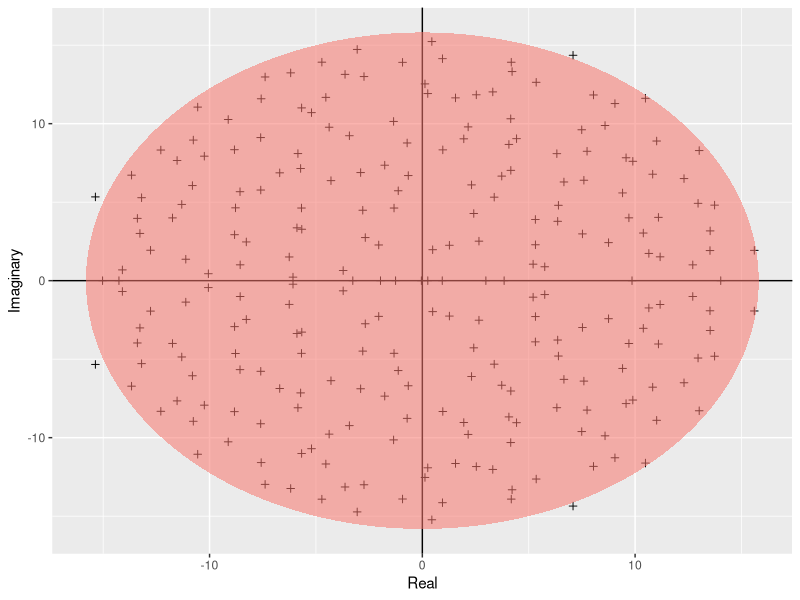
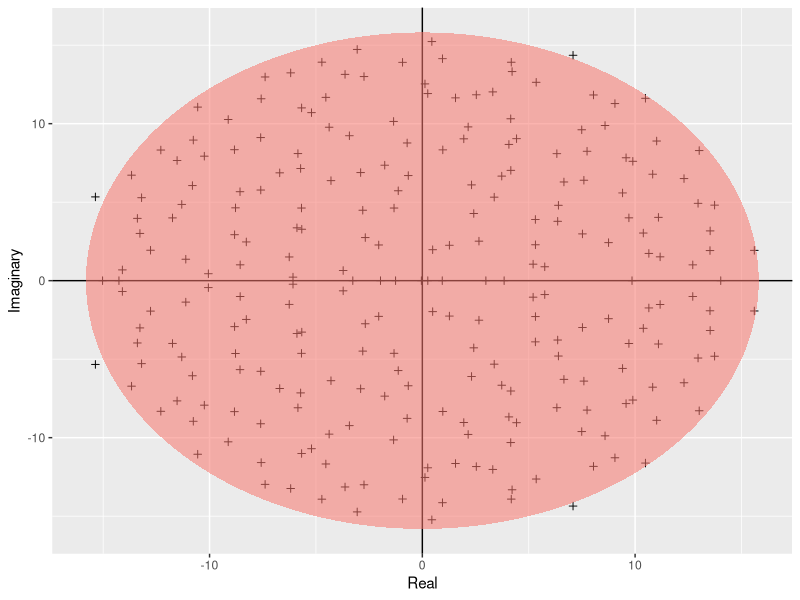

R code for these plots, in order:
install.packages("ggplot2")
library(ggplot2)

build_ellipse <- function(hradius, vradius){ # function that returns an ellipse
  npoints = 250
  a <- seq(0, 2 * pi, length = npoints + 1)
  x <- hradius * cos(a)
  y <- vradius * sin(a)  
  return(data.frame(x = x, y = y))
}

N <- 250 # Assign size of the matrix

M <- matrix(rnorm(N * N), N, N) # Build the matrix

eigvals <- eigen(M)$values # Find the eigenvalues

eigDF <- data.frame("Real" = Re(eigvals), "Imaginary" = Im(eigvals)) # Build a dataframe

my_radius <- sqrt(N) # The radius of the circle is sqrt(N)

ellDF <- build_ellipse(my_radius, my_radius) # Dataframe to plot the ellipse

names(ellDF) <- c("Real", "Imaginary") # rename the columns

# plot the eigenvalues
p <- ggplot(eigDF, aes(x = Real, y = Imaginary))
p <- p +
  geom_point(shape = I(3)) +
  theme(legend.position = "none")

# now add the vertical and horizontal line
p <- p + geom_hline(aes(yintercept = 0))
p <- p + geom_vline(aes(xintercept = 0))

# finally, add the ellipse
p <- p + geom_polygon(data = ellDF, aes(x = Real, y = Imaginary, alpha = 1/20, fill = "red"))
p

# generate pdf file
pdf("../results/Girko.pdf")
print(p)
dev.off()
